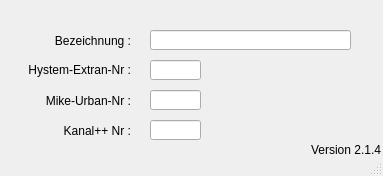
<?xml version="1.0" encoding="UTF-8"?>
<ui version="4.0">
 <class>MainWindow</class>
 <widget class="QMainWindow" name="MainWindow">
  <property name="geometry">
   <rect>
    <x>0</x>
    <y>0</y>
    <width>383</width>
    <height>176</height>
   </rect>
  </property>
  <property name="windowTitle">
   <string>MainWindow</string>
  </property>
  <property name="layoutDirection">
   <enum>Qt::LeftToRight</enum>
  </property>
  <widget class="QWidget" name="centralwidget">
   <widget class="QLabel" name="label">
    <property name="geometry">
     <rect>
      <x>10</x>
      <y>60</y>
      <width>121</width>
      <height>21</height>
     </rect>
    </property>
    <property name="text">
     <string>&lt;html&gt;&lt;head/&gt;&lt;body&gt;&lt;p align=&quot;right&quot;&gt;Hystem-Extran-Nr :&lt;/p&gt;&lt;/body&gt;&lt;/html&gt;</string>
    </property>
    <property name="alignment">
     <set>Qt::AlignRight|Qt::AlignTrailing|Qt::AlignVCenter</set>
    </property>
   </widget>
   <widget class="QLabel" name="label_2">
    <property name="geometry">
     <rect>
      <x>10</x>
      <y>90</y>
      <width>121</width>
      <height>21</height>
     </rect>
    </property>
    <property name="text">
     <string>Mike-Urban-Nr :</string>
    </property>
    <property name="alignment">
     <set>Qt::AlignRight|Qt::AlignTrailing|Qt::AlignVCenter</set>
    </property>
   </widget>
   <widget class="QLabel" name="label_3">
    <property name="geometry">
     <rect>
      <x>10</x>
      <y>120</y>
      <width>121</width>
      <height>21</height>
     </rect>
    </property>
    <property name="text">
     <string>Kanal++ Nr :</string>
    </property>
    <property name="alignment">
     <set>Qt::AlignRight|Qt::AlignTrailing|Qt::AlignVCenter</set>
    </property>
   </widget>
   <widget class="QLabel" name="label_4">
    <property name="geometry">
     <rect>
      <x>50</x>
      <y>30</y>
      <width>81</width>
      <height>21</height>
     </rect>
    </property>
    <property name="text">
     <string>Bezeichnung :</string>
    </property>
    <property name="alignment">
     <set>Qt::AlignRight|Qt::AlignTrailing|Qt::AlignVCenter</set>
    </property>
   </widget>
   <widget class="QLineEdit" name="mu_nr">
    <property name="enabled">
     <bool>true</bool>
    </property>
    <property name="geometry">
     <rect>
      <x>150</x>
      <y>90</y>
      <width>51</width>
      <height>20</height>
     </rect>
    </property>
    <property name="layoutDirection">
     <enum>Qt::RightToLeft</enum>
    </property>
    <property name="autoFillBackground">
     <bool>false</bool>
    </property>
    <property name="text">
     <string/>
    </property>
    <property name="frame">
     <bool>true</bool>
    </property>
   </widget>
   <widget class="QLineEdit" name="kp_nr">
    <property name="geometry">
     <rect>
      <x>150</x>
      <y>120</y>
      <width>51</width>
      <height>20</height>
     </rect>
    </property>
    <property name="text">
     <string/>
    </property>
   </widget>
   <widget class="QLineEdit" name="bezeichnung">
    <property name="geometry">
     <rect>
      <x>150</x>
      <y>30</y>
      <width>201</width>
      <height>20</height>
     </rect>
    </property>
    <property name="text">
     <string/>
    </property>
   </widget>
   <widget class="QLineEdit" name="he_nr">
    <property name="enabled">
     <bool>true</bool>
    </property>
    <property name="geometry">
     <rect>
      <x>150</x>
      <y>60</y>
      <width>51</width>
      <height>20</height>
     </rect>
    </property>
    <property name="layoutDirection">
     <enum>Qt::RightToLeft</enum>
    </property>
    <property name="autoFillBackground">
     <bool>false</bool>
    </property>
    <property name="text">
     <string/>
    </property>
    <property name="frame">
     <bool>true</bool>
    </property>
   </widget>
   <widget class="QLabel" name="lb_version">
    <property name="geometry">
     <rect>
      <x>310</x>
      <y>140</y>
      <width>71</width>
      <height>20</height>
     </rect>
    </property>
    <property name="toolTip">
     <string>Version QKan Import</string>
    </property>
    <property name="text">
     <string>Version 2.1.4</string>
    </property>
    <property name="alignment">
     <set>Qt::AlignRight|Qt::AlignTrailing|Qt::AlignVCenter</set>
    </property>
   </widget>
  </widget>
  <widget class="QStatusBar" name="statusbar"/>
 </widget>
 <resources/>
 <connections/>
</ui>
